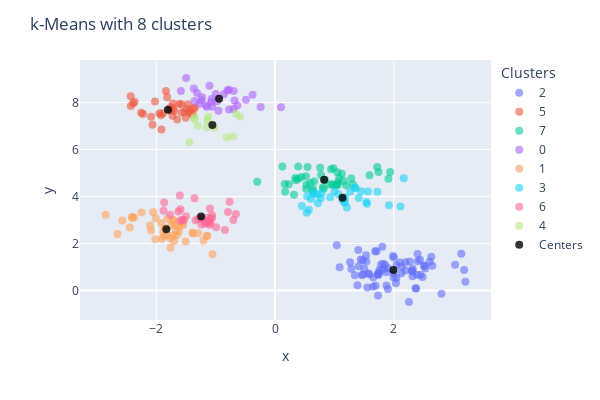

This figure's notebook cell:
### Code cell
# Let's try with 8 clusters
kmeans8 = KMeans(n_clusters=8, random_state=10, n_init='auto').fit(X)

# Get the cluster centers
centers8 = kmeans8.cluster_centers_

# Get the cluster labels 
labels8 = kmeans8.predict(X)

# Plot the clusters with the centers
cv1.plot_clusters(labels8, centers8, title='k-Means with 8 clusters')
